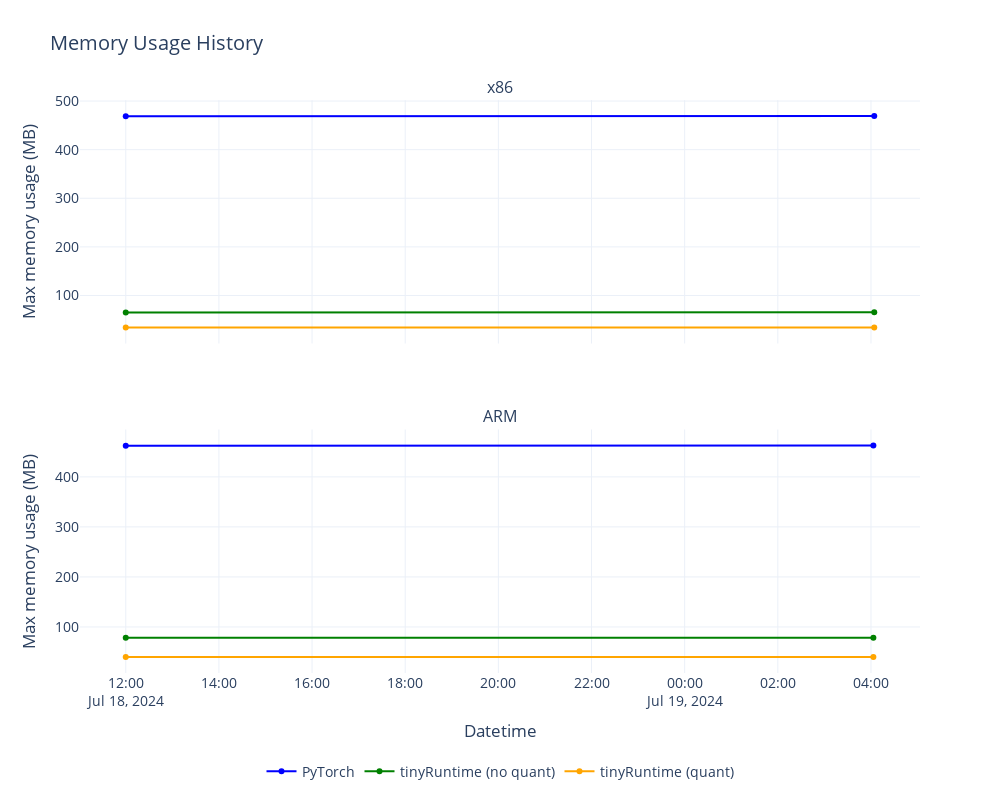

Notebook source saved alongside this figure:
### Code cell
#| label: fig-memory
#| fig-cap: "Max memory usage"

plot_progress("Max memory", "Max memory usage (MB)", "Memory Usage")

### Figure 1 — Plotly figure (JSON) as saved in the notebook; plotly's stock layout.template omitted (floating-point values rounded to 4 significant figures)
{"data": [{"line": {"color": "blue"}, "mode": "lines+markers", "name": "PyTorch", "showlegend": true, "type": "scatter", "x": ["2024-07-18 12:00:00", "2024-07-19 04:04:12"], "xaxis": "x", "y": [468.9, 469.4], "yaxis": "y"}, {"line": {"color": "green"}, "mode": "lines+markers", "name": "tinyRuntime (no quant)", "showlegend": true, "type": "scatter", "x": ["2024-07-18 12:00:00", "2024-07-19 04:04:12"], "xaxis": "x", "y": [65.22, 65.34], "yaxis": "y"}, {"line": {"color": "orange"}, "mode": "lines+markers", "name": "tinyRuntime (quant)", "showlegend": true, "type": "scatter", "x": ["2024-07-18 12:00:00", "2024-07-19 04:04:12"], "xaxis": "x", "y": [33.98, 33.98], "yaxis": "y"}, {"line": {"color": "blue"}, "mode": "lines+markers", "name": "PyTorch", "showlegend": false, "type": "scatter", "x": ["2024-07-18 12:00:00", "2024-07-19 04:03:05"], "xaxis": "x2", "y": [462.5, 463.0], "yaxis": "y2"}, {"line": {"color": "green"}, "mode": "lines+markers", "name": "tinyRuntime (no quant)", "showlegend": false, "type": "scatter", "x": ["2024-07-18 12:00:00", "2024-07-19 04:03:05"], "xaxis": "x2", "y": [78.47, 78.38], "yaxis": "y2"}, {"line": {"color": "orange"}, "mode": "lines+markers", "name": "tinyRuntime (quant)", "showlegend": false, "type": "scatter", "x": ["2024-07-18 12:00:00", "2024-07-19 04:03:05"], "xaxis": "x2", "y": [39.77, 39.83], "yaxis": "y2"}], "layout": {"annotations": [{"font": {"size": 16}, "showarrow": false, "text": "x86", "x": 0.5, "xanchor": "center", "xref": "paper", "y": 1, "yanchor": "bottom", "yref": "paper"}, {"font": {"size": 16}, "showarrow": false, "text": "ARM", "x": 0.5, "xanchor": "center", "xref": "paper", "y": 0.425, "yanchor": "bottom", "yref": "paper"}], "font": {"size": 14}, "height": 800, "legend": {"itemclick": false, "itemdoubleclick": false, "orientation": "h", "x": 0.5, "xanchor": "center", "y": -0.2, "yanchor": "bottom"}, "margin": {"b": 50, "t": 100}, "showlegend": true, "title": {"text": "Memory Usage History"}, "width": 1000, "xaxis": {"anchor": "y", "autorange": true, "domain": [0, 1], "matches": "x2", "range": ["2024-07-18 11:01:03.9559", "2024-07-19 05:03:08.0441"], "showticklabels": false, "type": "date"}, "xaxis2": {"anchor": "y2", "autorange": true, "domain": [0, 1], "range": ["2024-07-18 11:01:03.9559", "2024-07-19 05:03:08.0441"], "title": {"text": "Datetime"}, "type": "date"}, "yaxis": {"anchor": "x", "autorange": true, "domain": [0.575, 1], "range": [1.217, 502.1], "title": {"text": "Max memory usage (MB)"}, "type": "linear"}, "yaxis2": {"anchor": "x2", "autorange": true, "domain": [0, 0.425], "range": [7.925, 494.8], "title": {"text": "Max memory usage (MB)"}, "type": "linear"}}}
